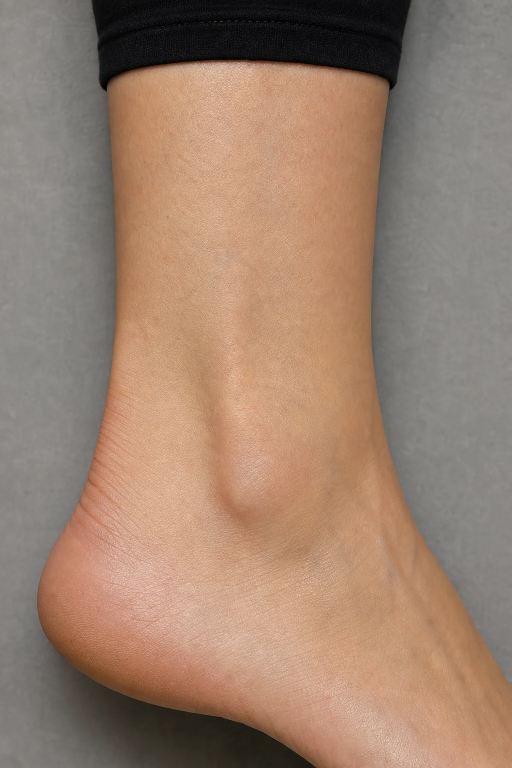
#> input picture services/worker/generation/plates/ankle-feminine.webp, 1024 x 1536 px (shown at 1/2 size)
$ python -i limb.py   (imports and definitions only)
#> lines starting #> are read from the running program, lines starting #| are printed output that depends on the picture; after the words box and inside, x2 and y2 are one past the last pixel; in counts of white or black regions, pixels touching at a corner belong together
#> further down, picture is the input picture: PIL image 1024x1536 RGB; mean R, G, B 155.9, 129, 110.7
"""Where the body is in the photograph (TASK-0039).

Placement used to assume that skin fills a fixed fraction of the frame (``SKIN_FRAME_FRACTION``).
When the leg in the picture was narrower than assumed, a whole-calf design ran off the leg and was
printed on the backdrop. This measures the body instead.

It is a silhouette, not depth: skin against a plain backdrop separates on chroma alone, and a
low-confidence reading returns ``None`` so the caller keeps the previous behaviour rather than
fitting to a guess. Deterministic and local; nothing here calls a model.
"""

from __future__ import annotations

from collections.abc import Callable

import numpy as np
from PIL import Image, ImageFilter
from skimage.filters import threshold_otsu
from skimage.measure import label

#: Work at a quarter of the resolution: the outline of a limb does not need pores.
_SCALE = 4
#: The body must be clearly more saturated than what surrounds it.
_MIN_SEPARATION = 20.0
#: A body covering almost none or almost all of the frame is not a reading to trust.
_MIN_FRACTION, _MAX_FRACTION = 0.15, 0.95


def body_mask(photo: Image.Image) -> np.ndarray | None:
    """Boolean mask of the body at ``photo``'s size, or ``None`` when it cannot be told apart."""
    small = photo.convert("RGB").resize(
        (max(1, photo.width // _SCALE), max(1, photo.height // _SCALE)), Image.Resampling.BOX
    )
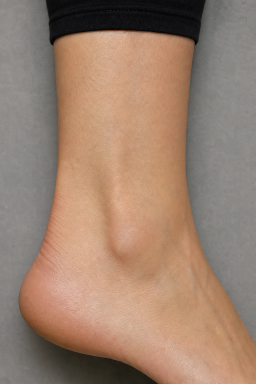
#> small: PIL image 256x384 RGB; mean R, G, B 156.1, 129.3, 110.9
    pixels = np.asarray(small, dtype=np.float32)
    spread = Image.fromarray(
        np.clip(pixels.max(axis=2) - pixels.min(axis=2), 0, 255).astype(np.uint8)
    )
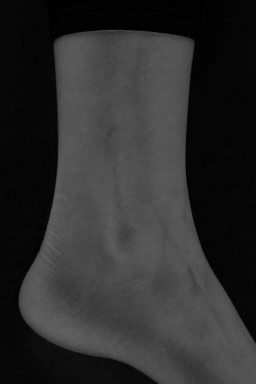
#> spread: PIL image 256x384 L; min 0, max 103, mean 45.4
    chroma = np.asarray(spread.filter(ImageFilter.GaussianBlur(2)), dtype=np.float32)
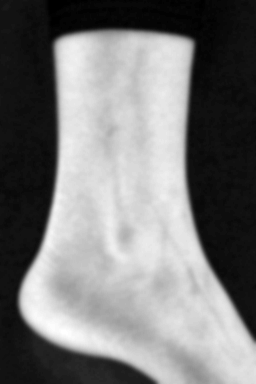
#> chroma: shape (384, 256) float32; min 0, max 95, mean 45.4; drawn with min black and max white
    if float(chroma.max() - chroma.min()) < _MIN_SEPARATION:
        return None
    threshold = float(threshold_otsu(chroma))  # type: ignore[no-untyped-call]
#> threshold = 42.12
    mask = _largest(chroma > threshold)
    if mask is None:
        return None
    mask = _morph(_morph(mask, ImageFilter.MaxFilter, 7), ImageFilter.MinFilter, 7)  # close
    mask = _fill_holes(mask)
    mask = _morph(_morph(mask, ImageFilter.MinFilter, 5), ImageFilter.MaxFilter, 5)  # open
    fraction = float(mask.mean())
    if not _MIN_FRACTION <= fraction <= _MAX_FRACTION:
        return None
    if float(chroma[mask].mean() - chroma[~mask].mean()) < _MIN_SEPARATION:
        return None
    full = Image.fromarray(mask.astype(np.uint8) * 255).resize(
        photo.size, Image.Resampling.BILINEAR
    )
    result: np.ndarray = np.asarray(full) > 127
    return result


def _morph(mask: np.ndarray, filt: Callable[[int], ImageFilter.Filter], size: int) -> np.ndarray:
    image = Image.fromarray(mask.astype(np.uint8) * 255).filter(filt(size))
    result: np.ndarray = np.asarray(image) > 127
    return result


def _largest(mask: np.ndarray) -> np.ndarray | None:
    labels = label(mask, connectivity=2)  # type: ignore[no-untyped-call]
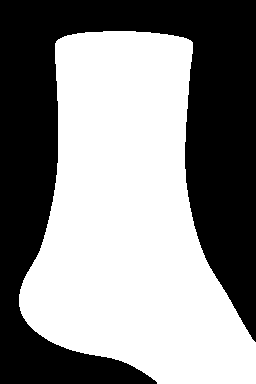
#> labels: shape (384, 256) int32; values 0 (black) and 1 (white), 54.5% white; 1 black region, box (x1, y1, x2, y2) and area: (0, 0, 256, 384) 44697
    counts = np.bincount(labels.ravel())
#> counts = [44697, 53607]
#> in _morph, `image = Image.fromarray(mask.astype(np.uint8) * 255).filter(filt(size))`:
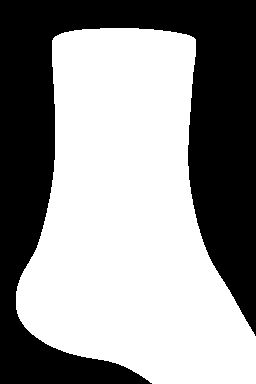
#> image: PIL image 256x384 L; 57.8% white; 1 black region, box (x1, y1, x2, y2) and area: (0, 0, 256, 384) 41509
#> in _morph (call 2), `image = Image.fromarray(mask.astype(np.uint8) * 255).filter(filt(size))`: image: PIL image 256x384 L; 54.5% white; 1 black region, box (x1, y1, x2, y2) and area: (0, 0, 256, 384) 44686
    if len(counts) < 2:
        return None
    counts[0] = 0
    result: np.ndarray = labels == int(np.argmax(counts))
    return result


def _fill_holes(mask: np.ndarray) -> np.ndarray:
    """Background regions that do not reach the frame's edge are holes in the body."""
    labels = label(~mask, connectivity=1)  # type: ignore[no-untyped-call]
    edge = np.unique(np.concatenate([labels[0], labels[-1], labels[:, 0], labels[:, -1]]))
#> edge = [0, 1]
    result: np.ndarray = mask | ~np.isin(labels, edge)
    return result


def centre_line(mask: np.ndarray, top: int, bottom: int) -> float | None:
    """Median horizontal centre of the body over rows ``top:bottom``."""
    centres = [
        (cols[0] + cols[-1]) / 2
        for cols in (np.flatnonzero(row) for row in mask[top:bottom])
        if len(cols)
    ]
    return float(np.median(centres)) if centres else None


def taper(mask: np.ndarray, top: int, bottom: int, limit: float) -> float | None:
    """How much the body narrows from the top to the bottom of a span, as the cylinder's taper.

    The composite's cylinder narrows as ``1 - taper * t**2``, so the ratio of the body's width at
    the bottom of the span to its width at the top is that model's ``1 - taper``.
    """
    widths = np.array(
        [
            cols[-1] - cols[0] if len(cols) else 0
            for cols in (np.flatnonzero(row) for row in mask[top:bottom])
        ],
        dtype=np.float32,
    )
    if len(widths) < 10:
        return None
    band = max(1, len(widths) // 5)
    upper, lower = float(np.median(widths[:band])), float(np.median(widths[-band:]))
    if upper <= 0:
        return None
    return min(limit, max(0.0, 1 - lower / upper))

>>> from PIL import Image
>>> picture = Image.open('../generation/plates/ankle-feminine.webp')
>>> result = body_mask(picture)
#> call 3 of _morph, with size = 5
#> in _morph (call 3), `image = Image.fromarray(mask.astype(np.uint8) * 255).filter(filt(size))`:
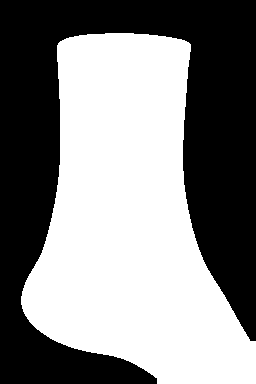
#> image: PIL image 256x384 L; 52.4% white; 1 black region, box (x1, y1, x2, y2) and area: (0, 0, 256, 384) 46794
#> in body_mask, `fraction = float(mask.mean())`: fraction = 0.545
#> in body_mask, `result: np.ndarray = np.asarray(full) > 127`:
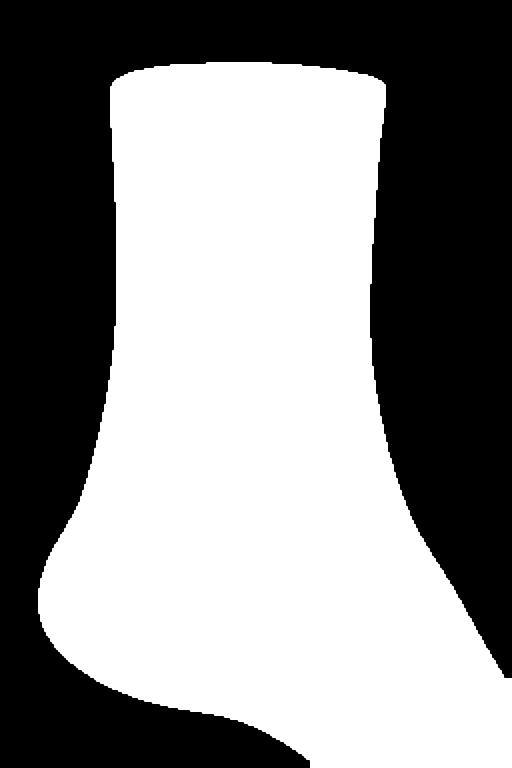
#> result: shape (1536, 1024) bool (shown at 1/2 size); 54.5% white; 1 black region, box (x1, y1, x2, y2) and area: (0, 0, 1024, 1536) 714977

$ run again, on services/worker/generation/plates/ankle-masculine.webp
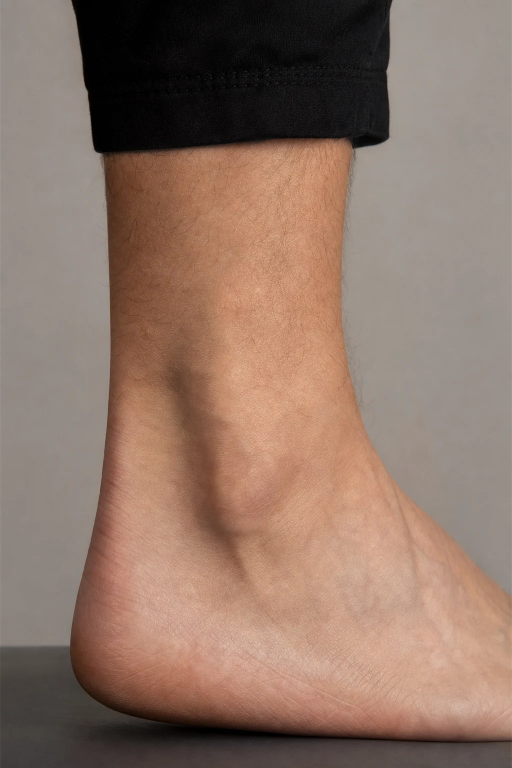
#> input picture services/worker/generation/plates/ankle-masculine.webp, 1024 x 1536 px (shown at 1/2 size)
#> picture is the input picture: PIL image 1024x1536 RGB; mean R, G, B 142.1, 116.8, 102.9
#> threshold = 42.04
#> in _largest, `labels = label(mask, connectivity=2)`:
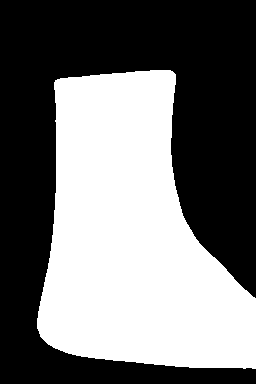
#> labels: shape (384, 256) int32; values 0 (black) and 1 (white), 45.2% white; 1 white region, box (x1, y1, x2, y2) and area: (37, 70, 256, 369) 44392
#> counts = [53912, 44392]
#> image: PIL image 256x384 L; 48.2% white; 1 white region, box (x1, y1, x2, y2) and area: (34, 67, 256, 372) 47357
#> image: PIL image 256x384 L; 45.2% white; 1 white region, box (x1, y1, x2, y2) and area: (37, 70, 256, 369) 44402
#> edge = [0, 1]
#> image: PIL image 256x384 L; 43.2% white; 1 white region, box (x1, y1, x2, y2) and area: (39, 72, 256, 367) 42454
#> image: PIL image 256x384 L; 45.2% white; 1 white region, box (x1, y1, x2, y2) and area: (37, 70, 256, 369) 44400
#> fraction = 0.452
#> in body_mask, `result: np.ndarray = np.asarray(full) > 127`:
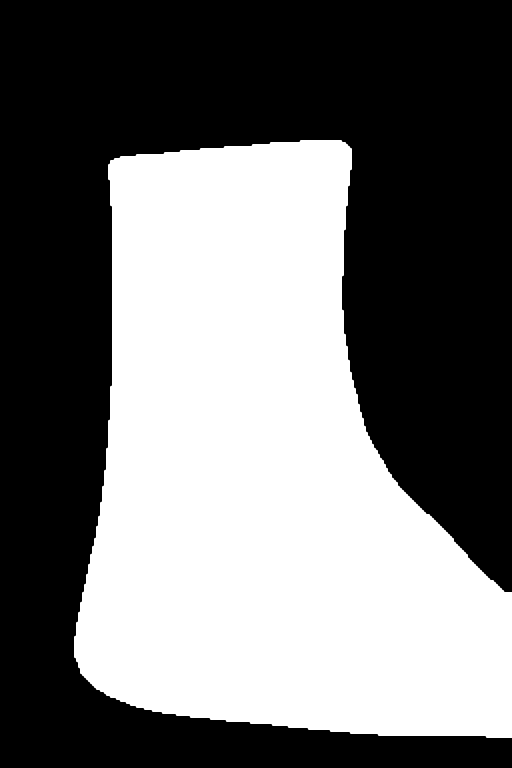
#> result: shape (1536, 1024) bool (shown at 1/2 size); 45.2% white; 1 white region, box (x1, y1, x2, y2) and area: (148, 280, 1024, 1476) 710398

$ run again, on services/worker/generation/plates/behind_ear-feminine.webp
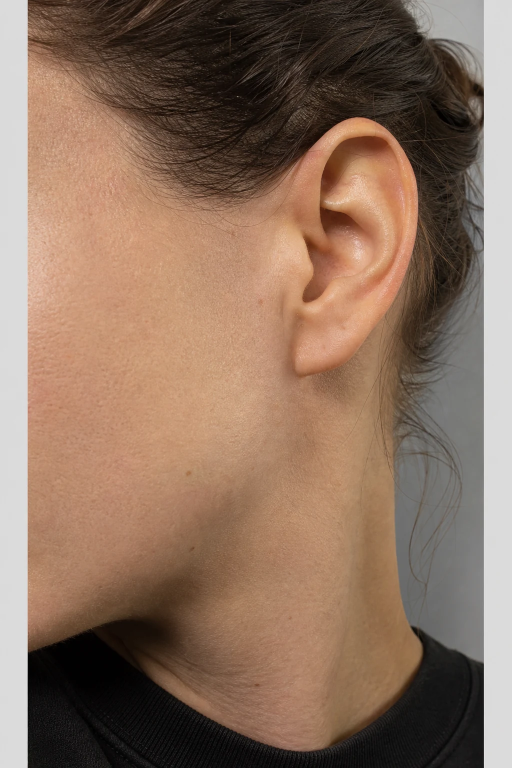
#> input picture services/worker/generation/plates/behind_ear-feminine.webp, 1024 x 1536 px (shown at 1/2 size)
#> picture is the input picture: PIL image 1024x1536 RGB; mean R, G, B 139.4, 112.7, 94.6
#> threshold = 40.83
#> in _largest, `labels = label(mask, connectivity=2)`:
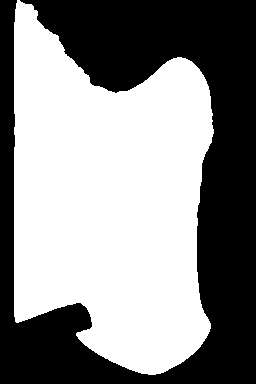
#> labels: shape (384, 256) int32; values 0 (black) and 1 (white), 54.8% white; 1 black region, box (x1, y1, x2, y2) and area: (0, 0, 256, 384) 44414
#> counts = [44414, 53890]
#> image: PIL image 256x384 L; 58.9% white; 1 black region, box (x1, y1, x2, y2) and area: (0, 0, 256, 384) 40419
#> image: PIL image 256x384 L; 54.9% white; 1 black region, box (x1, y1, x2, y2) and area: (0, 0, 256, 384) 44370
#> edge = [0, 1]
#> image: PIL image 256x384 L; 52.2% white; 1 black region, box (x1, y1, x2, y2) and area: (0, 0, 256, 384) 46982
#> image: PIL image 256x384 L; 54.9% white; 1 black region, box (x1, y1, x2, y2) and area: (0, 0, 256, 384) 44376
#> fraction = 0.549
#> in body_mask, `result: np.ndarray = np.asarray(full) > 127`:
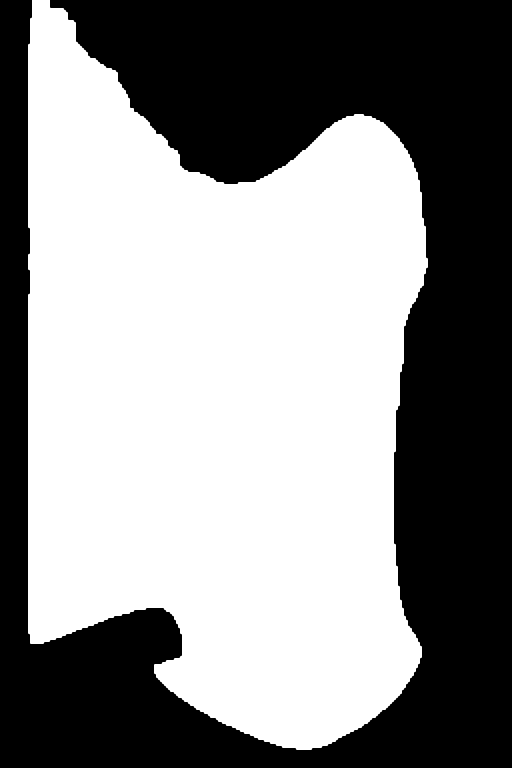
#> result: shape (1536, 1024) bool (shown at 1/2 size); 54.9% white; 1 black region, box (x1, y1, x2, y2) and area: (0, 0, 1024, 1536) 710018

$ run again, on services/worker/generation/plates/behind_ear-masculine.webp
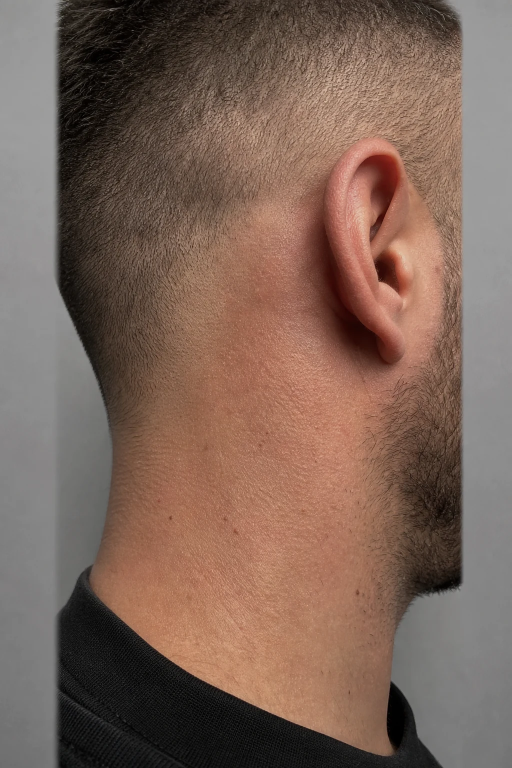
#> input picture services/worker/generation/plates/behind_ear-masculine.webp, 1024 x 1536 px (shown at 1/2 size)
#> picture is the input picture: PIL image 1024x1536 RGB; mean R, G, B 124, 99.8, 87.9
#> threshold = 37.94
#> mask: shape (384, 256) bool; 46.7% white; 1 white region, box (x1, y1, x2, y2) and area: (47, 17, 230, 377) 45945
#> counts = [52359, 45945]
#> image: PIL image 256x384 L; 50.3% white; 1 black region, box (x1, y1, x2, y2) and area: (0, 0, 256, 384) 48837
#> image: PIL image 256x384 L; 46.8% white; 1 white region, box (x1, y1, x2, y2) and area: (47, 17, 230, 377) 46041
#> edge = [1]
#> image: PIL image 256x384 L; 44.6% white; 1 white region, box (x1, y1, x2, y2) and area: (49, 19, 228, 374) 43802
#> image: PIL image 256x384 L; 46.8% white; 1 white region, box (x1, y1, x2, y2) and area: (47, 17, 230, 376) 46022
#> fraction = 0.468
#> in body_mask, `result: np.ndarray = np.asarray(full) > 127`:
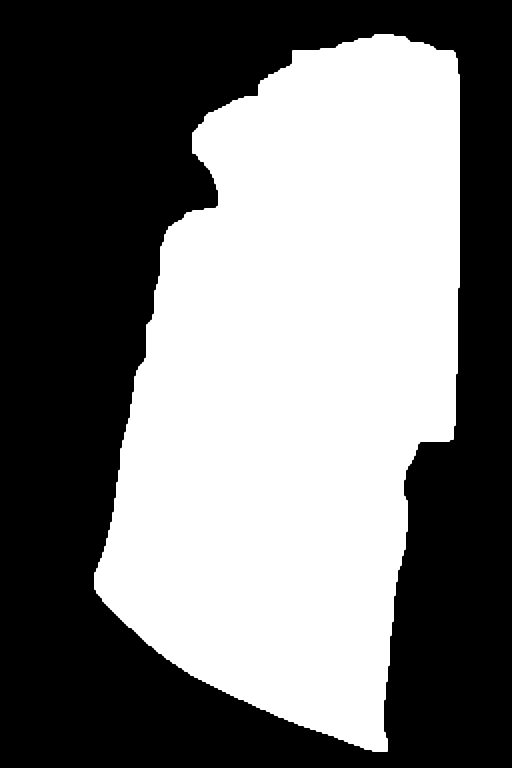
#> result: shape (1536, 1024) bool (shown at 1/2 size); 46.8% white; 1 white region, box (x1, y1, x2, y2) and area: (188, 68, 920, 1504) 736348
